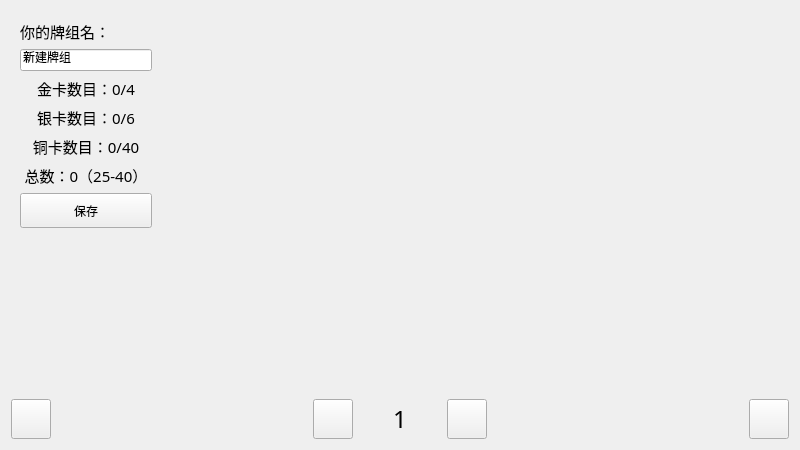
<?xml version="1.0" encoding="UTF-8"?>
<ui version="4.0">
 <class>DeckBuildingChoose</class>
 <widget class="QWidget" name="DeckBuildingChoose">
  <property name="geometry">
   <rect>
    <x>0</x>
    <y>0</y>
    <width>800</width>
    <height>450</height>
   </rect>
  </property>
  <property name="windowTitle">
   <string>Form</string>
  </property>
  <layout class="QGridLayout" name="gridLayout">
   <item row="1" column="2">
    <widget class="QWidget" name="widget_6" native="true">
     <property name="sizePolicy">
      <sizepolicy hsizetype="Expanding" vsizetype="Expanding">
       <horstretch>0</horstretch>
       <verstretch>0</verstretch>
      </sizepolicy>
     </property>
    </widget>
   </item>
   <item row="1" column="3">
    <widget class="QWidget" name="widget_7" native="true">
     <property name="sizePolicy">
      <sizepolicy hsizetype="Expanding" vsizetype="Expanding">
       <horstretch>0</horstretch>
       <verstretch>0</verstretch>
      </sizepolicy>
     </property>
    </widget>
   </item>
   <item row="1" column="1">
    <widget class="QWidget" name="widget_5" native="true">
     <property name="sizePolicy">
      <sizepolicy hsizetype="Expanding" vsizetype="Expanding">
       <horstretch>0</horstretch>
       <verstretch>0</verstretch>
      </sizepolicy>
     </property>
    </widget>
   </item>
   <item row="1" column="4">
    <widget class="QWidget" name="widget_8" native="true">
     <property name="sizePolicy">
      <sizepolicy hsizetype="Expanding" vsizetype="Expanding">
       <horstretch>0</horstretch>
       <verstretch>0</verstretch>
      </sizepolicy>
     </property>
    </widget>
   </item>
   <item row="0" column="4">
    <widget class="QWidget" name="widget_4" native="true">
     <property name="sizePolicy">
      <sizepolicy hsizetype="Expanding" vsizetype="Expanding">
       <horstretch>0</horstretch>
       <verstretch>0</verstretch>
      </sizepolicy>
     </property>
    </widget>
   </item>
   <item row="0" column="3">
    <widget class="QWidget" name="widget_3" native="true">
     <property name="sizePolicy">
      <sizepolicy hsizetype="Expanding" vsizetype="Expanding">
       <horstretch>0</horstretch>
       <verstretch>0</verstretch>
      </sizepolicy>
     </property>
    </widget>
   </item>
   <item row="0" column="1">
    <widget class="QWidget" name="widget" native="true">
     <property name="sizePolicy">
      <sizepolicy hsizetype="Expanding" vsizetype="Expanding">
       <horstretch>0</horstretch>
       <verstretch>0</verstretch>
      </sizepolicy>
     </property>
    </widget>
   </item>
   <item row="0" column="2">
    <widget class="QWidget" name="widget_2" native="true">
     <property name="sizePolicy">
      <sizepolicy hsizetype="Expanding" vsizetype="Expanding">
       <horstretch>0</horstretch>
       <verstretch>0</verstretch>
      </sizepolicy>
     </property>
    </widget>
   </item>
   <item row="0" column="0" rowspan="2">
    <widget class="QWidget" name="widget_left" native="true">
     <property name="sizePolicy">
      <sizepolicy hsizetype="Expanding" vsizetype="Preferred">
       <horstretch>0</horstretch>
       <verstretch>0</verstretch>
      </sizepolicy>
     </property>
     <layout class="QGridLayout" name="gridLayout_2">
      <item row="7" column="0">
       <widget class="QWidget" name="widget_lead" native="true"/>
      </item>
      <item row="1" column="0">
       <widget class="QLineEdit" name="lineEdit">
        <property name="text">
         <string>新建牌组</string>
        </property>
       </widget>
      </item>
      <item row="0" column="0">
       <widget class="QLabel" name="label_name">
        <property name="sizePolicy">
         <sizepolicy hsizetype="Preferred" vsizetype="Maximum">
          <horstretch>0</horstretch>
          <verstretch>0</verstretch>
         </sizepolicy>
        </property>
        <property name="font">
         <font>
          <family>微软雅黑</family>
          <pointsize>11</pointsize>
         </font>
        </property>
        <property name="text">
         <string>你的牌组名：</string>
        </property>
       </widget>
      </item>
      <item row="2" column="0">
       <widget class="QLabel" name="label_gold">
        <property name="sizePolicy">
         <sizepolicy hsizetype="Preferred" vsizetype="Maximum">
          <horstretch>0</horstretch>
          <verstretch>0</verstretch>
         </sizepolicy>
        </property>
        <property name="font">
         <font>
          <family>微软雅黑</family>
          <pointsize>11</pointsize>
         </font>
        </property>
        <property name="text">
         <string>金卡数目：0/4</string>
        </property>
        <property name="alignment">
         <set>Qt::AlignCenter</set>
        </property>
       </widget>
      </item>
      <item row="6" column="0">
       <widget class="QPushButton" name="pushButton_save">
        <property name="minimumSize">
         <size>
          <width>0</width>
          <height>35</height>
         </size>
        </property>
        <property name="text">
         <string>保存</string>
        </property>
       </widget>
      </item>
      <item row="5" column="0">
       <widget class="QLabel" name="label_all">
        <property name="sizePolicy">
         <sizepolicy hsizetype="Preferred" vsizetype="Maximum">
          <horstretch>0</horstretch>
          <verstretch>0</verstretch>
         </sizepolicy>
        </property>
        <property name="font">
         <font>
          <family>微软雅黑</family>
          <pointsize>11</pointsize>
         </font>
        </property>
        <property name="text">
         <string>总数：0（25-40）</string>
        </property>
        <property name="alignment">
         <set>Qt::AlignCenter</set>
        </property>
       </widget>
      </item>
      <item row="3" column="0">
       <widget class="QLabel" name="label_silver">
        <property name="sizePolicy">
         <sizepolicy hsizetype="Preferred" vsizetype="Maximum">
          <horstretch>0</horstretch>
          <verstretch>0</verstretch>
         </sizepolicy>
        </property>
        <property name="font">
         <font>
          <family>微软雅黑</family>
          <pointsize>11</pointsize>
         </font>
        </property>
        <property name="text">
         <string>银卡数目：0/6</string>
        </property>
        <property name="alignment">
         <set>Qt::AlignCenter</set>
        </property>
       </widget>
      </item>
      <item row="4" column="0">
       <widget class="QLabel" name="label_bronze">
        <property name="sizePolicy">
         <sizepolicy hsizetype="Preferred" vsizetype="Maximum">
          <horstretch>0</horstretch>
          <verstretch>0</verstretch>
         </sizepolicy>
        </property>
        <property name="font">
         <font>
          <family>微软雅黑</family>
          <pointsize>11</pointsize>
         </font>
        </property>
        <property name="text">
         <string>铜卡数目：0/40</string>
        </property>
        <property name="alignment">
         <set>Qt::AlignCenter</set>
        </property>
       </widget>
      </item>
     </layout>
    </widget>
   </item>
   <item row="2" column="0" colspan="6">
    <layout class="QHBoxLayout" name="horizontalLayout_2">
     <property name="spacing">
      <number>0</number>
     </property>
     <property name="sizeConstraint">
      <enum>QLayout::SetFixedSize</enum>
     </property>
     <item>
      <widget class="QPushButton" name="pushButton_back">
       <property name="minimumSize">
        <size>
         <width>40</width>
         <height>40</height>
        </size>
       </property>
       <property name="maximumSize">
        <size>
         <width>40</width>
         <height>40</height>
        </size>
       </property>
       <property name="text">
        <string/>
       </property>
      </widget>
     </item>
     <item>
      <spacer name="horizontalSpacer">
       <property name="orientation">
        <enum>Qt::Horizontal</enum>
       </property>
       <property name="sizeHint" stdset="0">
        <size>
         <width>40</width>
         <height>20</height>
        </size>
       </property>
      </spacer>
     </item>
     <item>
      <widget class="QPushButton" name="pushButton_l">
       <property name="maximumSize">
        <size>
         <width>40</width>
         <height>40</height>
        </size>
       </property>
       <property name="text">
        <string/>
       </property>
      </widget>
     </item>
     <item>
      <spacer name="horizontalSpacer_4">
       <property name="orientation">
        <enum>Qt::Horizontal</enum>
       </property>
       <property name="sizeType">
        <enum>QSizePolicy::Fixed</enum>
       </property>
       <property name="sizeHint" stdset="0">
        <size>
         <width>40</width>
         <height>20</height>
        </size>
       </property>
      </spacer>
     </item>
     <item>
      <widget class="QLabel" name="label">
       <property name="font">
        <font>
         <family>微软雅黑</family>
         <pointsize>18</pointsize>
        </font>
       </property>
       <property name="text">
        <string>1</string>
       </property>
      </widget>
     </item>
     <item>
      <spacer name="horizontalSpacer_2">
       <property name="orientation">
        <enum>Qt::Horizontal</enum>
       </property>
       <property name="sizeType">
        <enum>QSizePolicy::Fixed</enum>
       </property>
       <property name="sizeHint" stdset="0">
        <size>
         <width>40</width>
         <height>20</height>
        </size>
       </property>
      </spacer>
     </item>
     <item>
      <widget class="QPushButton" name="pushButton_r">
       <property name="sizePolicy">
        <sizepolicy hsizetype="Fixed" vsizetype="Fixed">
         <horstretch>0</horstretch>
         <verstretch>0</verstretch>
        </sizepolicy>
       </property>
       <property name="maximumSize">
        <size>
         <width>40</width>
         <height>40</height>
        </size>
       </property>
       <property name="text">
        <string/>
       </property>
      </widget>
     </item>
     <item>
      <spacer name="horizontalSpacer_3">
       <property name="orientation">
        <enum>Qt::Horizontal</enum>
       </property>
       <property name="sizeHint" stdset="0">
        <size>
         <width>40</width>
         <height>20</height>
        </size>
       </property>
      </spacer>
     </item>
     <item>
      <widget class="QPushButton" name="pushButton_confirm">
       <property name="sizePolicy">
        <sizepolicy hsizetype="Fixed" vsizetype="Fixed">
         <horstretch>0</horstretch>
         <verstretch>0</verstretch>
        </sizepolicy>
       </property>
       <property name="minimumSize">
        <size>
         <width>40</width>
         <height>40</height>
        </size>
       </property>
       <property name="maximumSize">
        <size>
         <width>40</width>
         <height>40</height>
        </size>
       </property>
       <property name="text">
        <string/>
       </property>
      </widget>
     </item>
    </layout>
   </item>
  </layout>
 </widget>
 <resources/>
 <connections/>
</ui>
